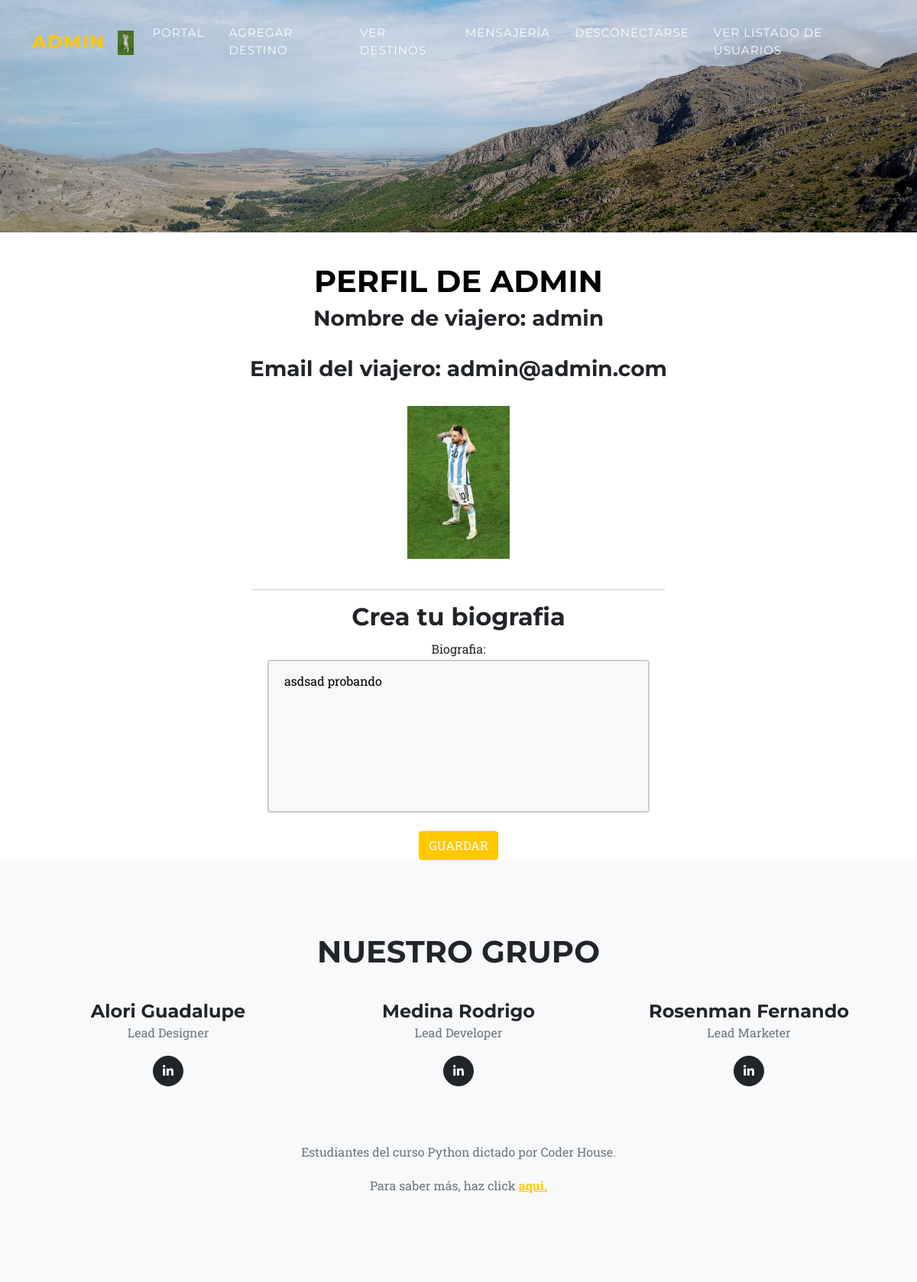
The page /agregarbiografia (signed in) on the database as committed earlier.
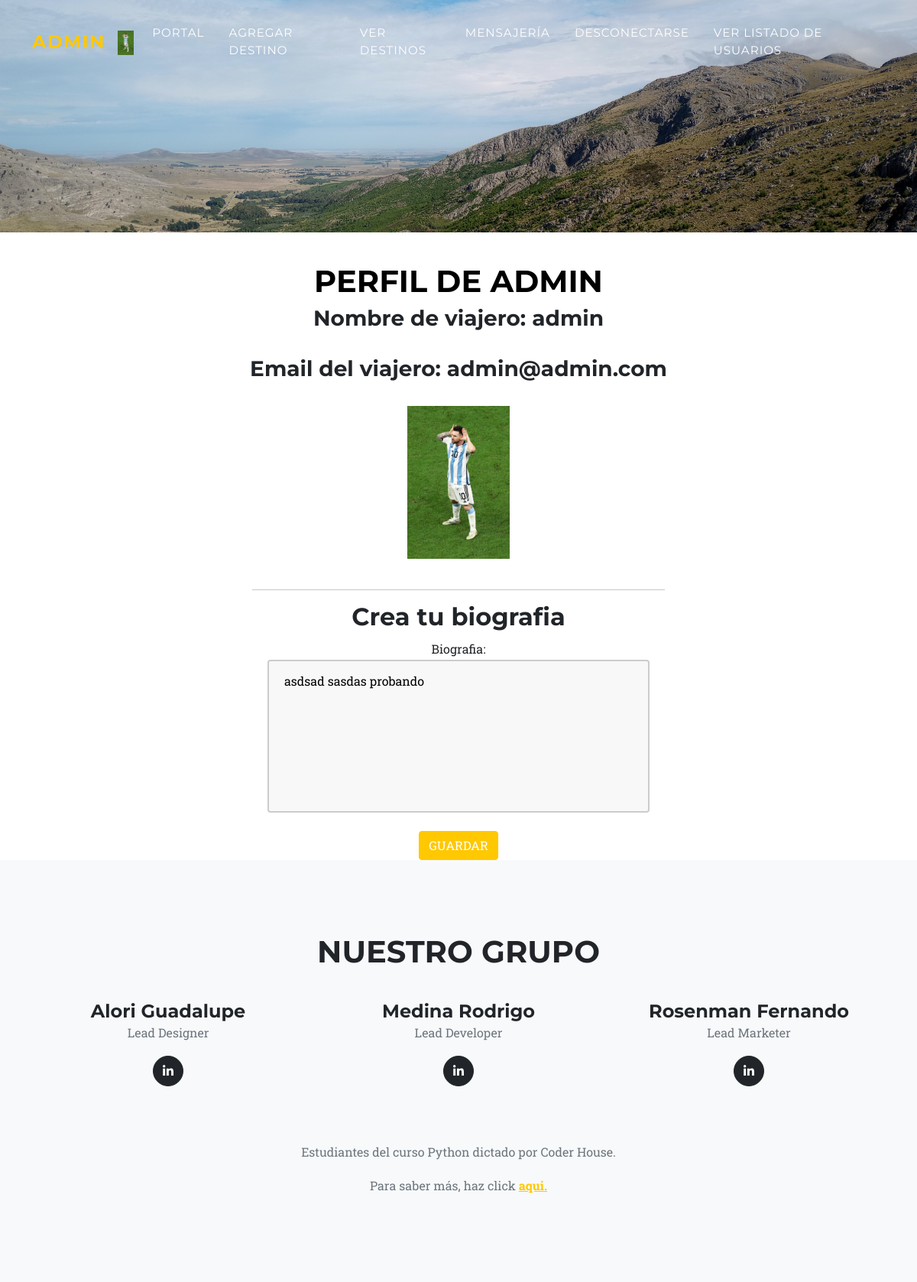
The same page on the database as committed later.
### AppUsuarios/models.py (models this page shows, shortened)
class Biografia(models.Model):
    usuarioBio = models.ForeignKey(User, on_delete=models.CASCADE)
    bio = models.CharField(max_length=800)

### AppUsuarios/views.py (the view)
# urls.py: path("agregarbiografia", agregarBiografia, name="agregarbiografia"),
@login_required
def agregarBiografia(request):
    perfil = request.user
    try:
        biografia = Biografia.objects.get(usuarioBio=request.user)
    except Biografia.DoesNotExist:
        biografia = None
    if request.method == 'POST':
        form = BiografiaForm(request.POST)
        if form.is_valid():
            bio = form.cleaned_data['bio']
            if biografia:
                biografia.bio = bio
                biografia.save()
            else:
                Biografia.objects.create(usuarioBio=request.user, bio=bio)
            return render(request, "Perfil.html",{"imagen":mostrarImagen(request), "biografia":biografia, "perfil":perfil})
    else:
        form = BiografiaForm(initial={'bio': biografia.bio} if biografia else {})
    return render(request, "AgregarBiografia.html", {'form': form,"imagen":mostrarImagen(request), "perfil":perfil} )

### AppUsuarios/forms.py
class BiografiaForm(forms.Form):
   bio = forms.CharField (label="Biografia" ,widget=forms.Textarea(attrs={'id': 'bio-id'}))#por lo que me dice google con esto le puedo dar un id al form y editarlo en css

### AppUsuarios/views.py (called while the page is built)
@login_required
def mostrarImagen(request):
    lista=ImagenPerfil.objects.filter(user=request.user)
    if len(lista)!=0:
        imagen=lista[0].imagen.url
    else:
        imagen="/media/Perfil/homero.jpg"
    return imagen

### AppUsuarios/Templates/AgregarBiografia.html (shortened to what this page needs)
{% extends "PadreHome.html" %}
{% block avatar %}
<a class="navbar-brand" href={% url 'perfil' %}><img height="100px" src="" alt="">{{user}}</a>
<br>
<a class="navbar-brand" href={% url 'perfil' %}><img height="100px" src="{{ imagen }}" alt=""></a>
{% endblock %}
{% block nav %}
<li class="nav-item"><a class="nav-link" href={% url 'portal' %}>Portal</a></li>
<li class="nav-item"><a class="nav-link" href={% url 'postear' %}>Agregar destino</a></li>
<li class="nav-item"><a class="nav-link" href={% url 'verposteo' %}>Ver destinos</a></li>
<li class="nav-item"><a class="nav-link" href={% url 'mensajeUsuarios' %}>Mensajería</a></li>
<li class="nav-item"><a class="nav-link" href={% url 'desconectarse' %}>Desconectarse</a></li>
    {% if user.is_superuser %}
        <li class="nav-item"><a class="nav-link" href={% url 'verusuarios' %}>Ver listado de usuarios</a></li>
    {% endif %}
{% endblock %}
{% block header %}
<header style= "height: 5px" class="masthead">
{% endblock %}
{% block titulo %}
<br><br><br>
<h1 style="color:black" class="text-uppercase"> Perfil de {{ user }} </h1>
{% endblock %}
{% block contenido %}
<center>
    <br><br><br><br>
    <h3>Nombre de viajero: {{ perfil.username }}</h3>
    <br>
    <h3>Email del viajero: {{ perfil.email }}</h3>
    <br>
    <img height="200px" src={{ imagen | safe }} alt="">
    <br>
    <br>
    <hr width="45%">
    <h2>{% if biografia %}Edita tu{% else %}Crea tu {% endif %} biografia</h2>
    <form id="bio" method="post" action="{% url 'agregarbiografia' %}">
        {{ form.as_p }}
        <button type="submit" class="btn btn-primary btn-l text-uppercase">Guardar</button>
    </form>
</center>
{% endblock %}

Rows that differ between the two databases and show on the page:
changed Biografia: bio "asdsad probando" → "asdsad sasdas probando"
